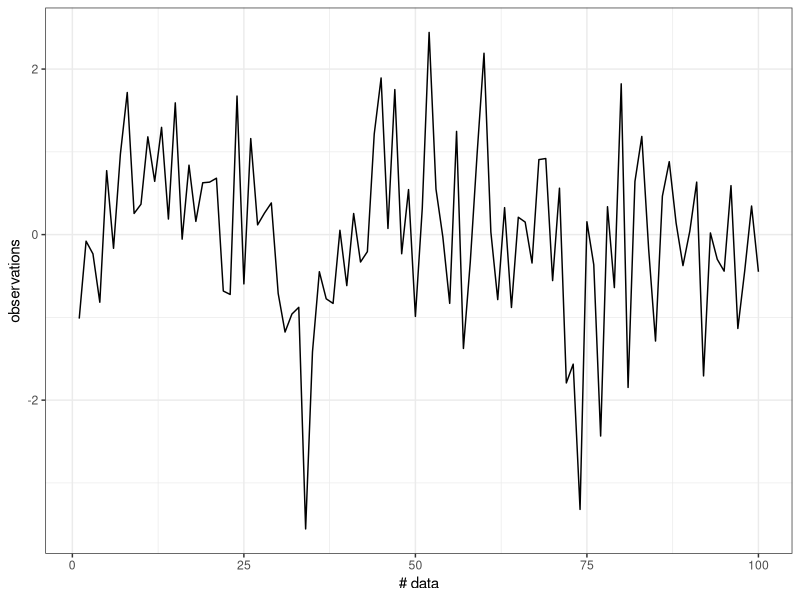
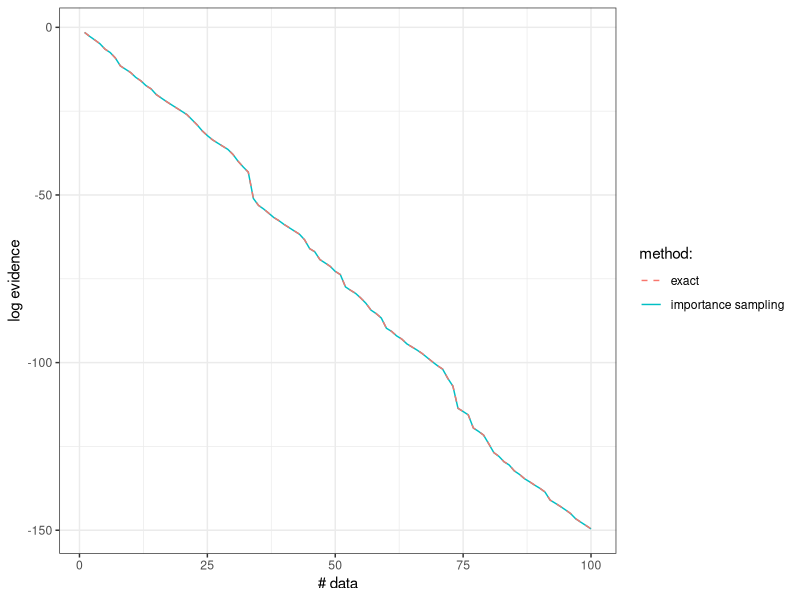

Reproduce these figures in R, in order. (Note: this script raises an error after producing the figures.)
#' ---
#' title: "Normal Normal model: exact computation and Importance Sampling"
#' author: "--"
#' date: "February 2016"
#' output:
#'  pdf_document:
#'    fig_width: 15
#'    fig_height: 5
#' ---
#' We consider a Normal prior: $\theta\sim\mathcal{N}(\mu,\tau^2)$, and $n$ observations $Y_1,\ldots,Y_n$
#' independently distributed as $Y_i\sim\mathcal{N}(\theta,\sigma^2)$.
#' 
#+ presets, echo = FALSE
rm(list = ls())
set.seed(17)
#' We define a "target" list that contains functions relating to the prior and the likelihood.

# Gaussian prior
# generate theta ~ Normal(mu, tau^2), in the form of a matrix
rprior <- function(nparticles, parameters){
  particles <- rnorm(nparticles, mean = parameters$prior_mean, 
                     sd = parameters$prior_sd)
  return(matrix(particles, ncol = 1))
}


# evaluate the log-density of the prior, for each particle
dprior <- function(thetaparticles, parameters){
  logdensities <- dnorm(thetaparticles[,1], mean = parameters$prior_mean, 
                        sd = parameters$prior_sd, log = TRUE)
  return(logdensities)
}


# Gaussian log-likelihood for one observation, and a matrix of particles
# Y_i ~ Normal(theta, sigma^2) where sigma is denoted likelihood_sd
loglikelihood <- function(thetaparticles, observation, parameters){
  logdensities <- dnorm(observation, mean = thetaparticles[,1], 
                        sd = parameters$likelihood_sd, log = TRUE)
  return(logdensities)
}


# target parameters
target_parameters <- list(prior_mean = 0, prior_sd = 1, likelihood_sd = 1)
# group all the objects relating to the problem in one list
target <- list(dimension = 1, rprior = rprior, dprior = dprior, 
               loglikelihood = loglikelihood, parameters = target_parameters)

#' The prior and the likelihood are conjugate so that we can compute exactly the moments of the posterior distributions.
#' Note also that we can compute the normalizing constant (also called the evidence) exactly. Indeed, the normalizing constant
#' $p(Y_{1}, Y_{2}, ... , Y_{n})$ satisfies
#' \[
#' p(Y_{1}, Y_{2}, ... , Y_{n}) = p(Y_1) \prod_{i=2}^n p(Y_i| Y_1, \ldots, Y_{i-1}),
#' \]
#' and each incremental evidence satisfies
#' \[
#' p(Y_i | Y_{1}, Y_{2}, ... , Y_{i-1}) = \int p(Y_i | \theta) p(\theta | Y_{1}, Y_{2}, ... , Y_{i-1}) d\theta.
#' \]
#' This integral has a closed-form solution in the Normal case, given by:
#' \[
#' \int\varphi_{\mathcal{N}}(x;\mu_{1},\lambda_{1})\varphi_{\mathcal{N}}(x;\mu_{2},\lambda_{2})dx=\frac{1}{\sqrt{2\pi\left(\lambda_{1}^{-1}+\lambda_{2}^{-1}\right)}}\exp\left(-\frac{1}{2\left(\lambda_{1}^{-1}+\lambda_{2}^{-1}\right)}\left(\mu_{1}-\mu_{2}\right)^{2}\right).
#' \]
#' where $\varphi_{\mathcal{N}}(x;\mu,\lambda)$ denotes the Normal density evaluated at $x$,
#' with mean $\mu$ and precision $\lambda$ (that is, one over the variance). 
#' Let's test this, to be sure.
mu1 <- 0.234
mu2 <- 0.4
lambda1 <- 0.74
lambda2 <- 2
f <- function(x) dnorm(x, mu1, 1/sqrt(lambda1)) * dnorm(x, mu2, 1/sqrt(lambda2))
integrate(f = f, lower = -10, upper = 10)
dnorm(mu1 - mu2, mean = 0, sd = sqrt(1/lambda1 + 1/lambda2))

#' Now let's compute the posterior moments and the log-incremental evidences.
posterior_moments <- function(observations, target) {
  datalength <- nrow(observations)
  prior_precision <- 1/(target$parameters$prior_sd^2)
  posterior_means <- rep(0, datalength)
  posterior_precisions <- rep(0, datalength)
  log_incremental_evidences <- rep(0, datalength)
  
  # the posterior precisions and means are going to be recursively updated
  posterior_precision <- 1/(target$parameters$prior_sd^2)
  posterior_mean <- target$parameters$prior_mean
  
  # go through each observation 
  for (idata in 1:datalength){
    y <- observations[idata,1]
    
    # for the incremental evidence we use the above formula
    log_incremental_evidences[idata] <- dnorm(posterior_mean - y, 
       mean = 0, sd = sqrt(1 / posterior_precision + target$parameters$likelihood_sd^2),
       log = TRUE)
    
    # for the posterior moments, we use the standard conjugacy formula
    posterior_mean <- (1/(1/(target$parameters$likelihood_sd^2) + posterior_precision)) *
    (posterior_precision*posterior_mean + y/(target$parameters$likelihood_sd^2))
    posterior_precision <- 1/(target$parameters$likelihood_sd^2) + posterior_precision
    posterior_means[idata] <- posterior_mean
    posterior_precisions[idata] <- posterior_precision
  }
  return(list(mean = posterior_means, precision = posterior_precisions, 
              log_incremental_evidences = log_incremental_evidences))
}
#' Now let us generate some data, and compute the exact posterior moments, and the evidence.
#+ plot_data, warning = FALSE

# generate data
datalength <- 100
observations <- matrix(rnorm(datalength), ncol = 1)

# compute exact posterior moments
posterior_quantities <- posterior_moments(observations, target)

# we cumulatively sum the incremental log evidences to retrieve the log evidences
exact_log_evidences <- cumsum(posterior_quantities$log_incremental_evidences)
library(ggplot2)
qplot(x = 1:datalength, y = observations, geom = "line") + xlab("# data") + theme_bw()


#' Now let us approximate the posterior moments and the evidence using a Sequential Importance Sampling
#' scheme. This is most basic, and it is not expected to work well in general, but in this simple setting it should be
#' fine. Furthermore, it is in some sense the foundation on which sequential Monte Carlo methods are built.
#'

# number of samples
nparticles <- 10^5

# draw samples from prior
thetaparticles <- rprior(nparticles, target$parameters)

# vector of log-IS weights 
logweights <- rep(0, nparticles)

# vector of IS weights, normalized to sum to one 
normalized_weights <- rep(1/nparticles, nparticles)

# vector of log evidence, that is, at step i, log p(Y_{1}, Y_{2}, ... , Y_{i})
IS_log_evidences <- rep(0, datalength)

# go through each observation
for (idata in 1:datalength){
  # update the (log) importance weight with the new log-likelihood 
  logweights <- logweights + 
    target$loglikelihood(thetaparticles, observations[idata,], target$parameters)
  # remove maximum, for numerical stability
  maxlogweights <- max(logweights)
  # exponentiate the log-weights
  weights <- exp(logweights - maxlogweights)
  # compute the log evidence, using a Monte Carlo approximation of the formula:
  # p(Y_{1}, Y_{2}, ... , Y_{i}) 
  # = integral p(Y_{1}, Y_{2}, ... , Y_{i} | theta) p(theta) dtheta
  # (don't forget to add the maximum log-weight back)
  IS_log_evidences[idata] <- maxlogweights + log(mean(weights))
  normalized_weights <- weights / sum(weights)
}


#' SIS algorithm implementation:
#' observations = (y_1, \dots, y_n) = data; nparticles = number of thetaparticles in simulation; rprior = sample from prior function
#' target = (dimension = 1, rprior = rprior, dprior = dprior, loglikelihood = loglikelihood, parameters = target_parameters)
#' 
SIS <- function(observations, nparticles, rprior, target) {
  datalength <- length(observations)
  
  # draw samples from prior
  thetaparticles <- rprior(nparticles, target$parameters)
  
  # vector of log-IS weights 
  logweights <- rep(0, nparticles)
  
  # vector of IS weights, normalized to sum to one 
  normalized_weights <- rep(1/nparticles, nparticles)
  
  # vector of log evidence, that is, at step i, log p(Y_{1}, Y_{2}, ... , Y_{i})
  IS_log_evidences <- rep(0, datalength)
  
  # go through each observation
  for (idata in 1:datalength){
    # update the (log) importance weight with the new log-likelihood 
    logweights <- logweights + target$loglikelihood(thetaparticles, observations[idata,], target$parameters)
    
    # remove maximum, for numerical stability
    maxlogweights <- max(logweights)
    
    # exponentiate the log-weights
    weights <- exp(logweights - maxlogweights)
    
    # compute the log evidence, using a Monte Carlo approximation
    IS_log_evidences[idata] <- maxlogweights + log(mean(weights))
    normalized_weights <- weights / sum(weights)
  }
  
  return(list(log_evidences = IS_log_evidences, normalized_weights = normalized_weights, theta = thetaparticles))
}

IS_ex <- SIS(observations, nparticles, rprior, target)



#
#' We now plot the evidence calculated exactly, with the evidence approximated by Monte Carlo.
g <- qplot(x = 1:datalength, y = IS_log_evidences, geom = "blank") + geom_line(aes(colour = "importance sampling"))
g <- g + xlab("# data") + ylab("log evidence") + theme_bw()
g <- g + geom_line(aes(y = exact_log_evidences, colour = "exact"), linetype = 2)
g <- g + scale_color_discrete(name = "method:")
print(g)
#' The approximation seems very good (we used a lot of samples!).
#' 




#' As a sanity check, we also plot the sample approximation of the final posterior,
#' in a histogram. We overlay the density of the exact posterior distribution, as a red curve.
#' 
g <- qplot(x = thetaparticles[,1], weight = normalized_weights, geom = "blank") +
  geom_histogram(aes(y = ..density..), bins = 1000) + theme_bw()
g <- g + stat_function(fun = function(x) dnorm(x, mean = posterior_quantities$mean[datalength], 
                                        sd = 1/sqrt(posterior_quantities$precision[datalength])),
                n = 1000, colour = "red") 
g <- g + xlab(expression(theta))
print(g)


